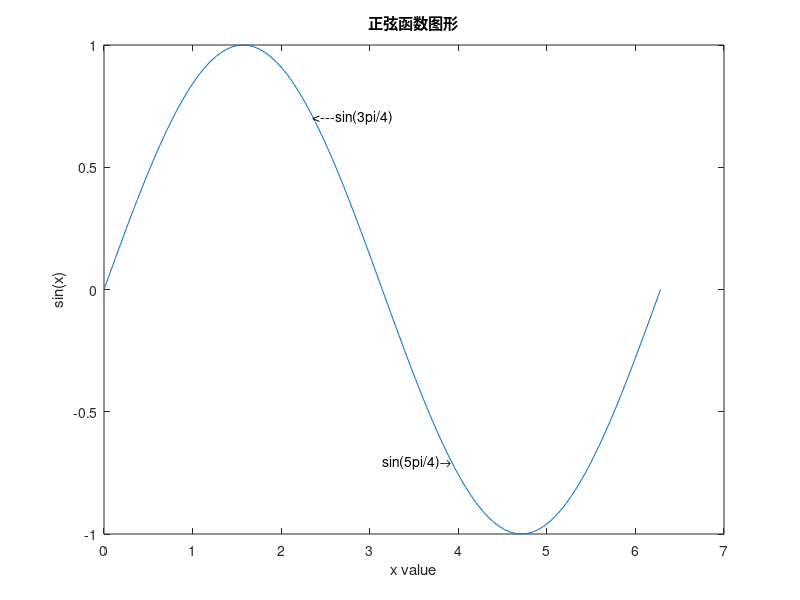

The MATLAB source for this figure:
x=0:pi/50:2*pi;
plot(x,sin(x))
title('正弦函数图形')
xlabel('x value'),ylabel('sin(x)')
text(3*pi/4,sin(3*pi/4),'<---sin(3pi/4)')
%在x=3*pi/4，y=sin（3*pi/4）的位置中添加文本
text(5*pi/4,sin(5*pi/4),'sin(5pi/4)\rightarrow','horizontalalignment','right')
%在指定位置标注函数，标注文字水平方向右对齐